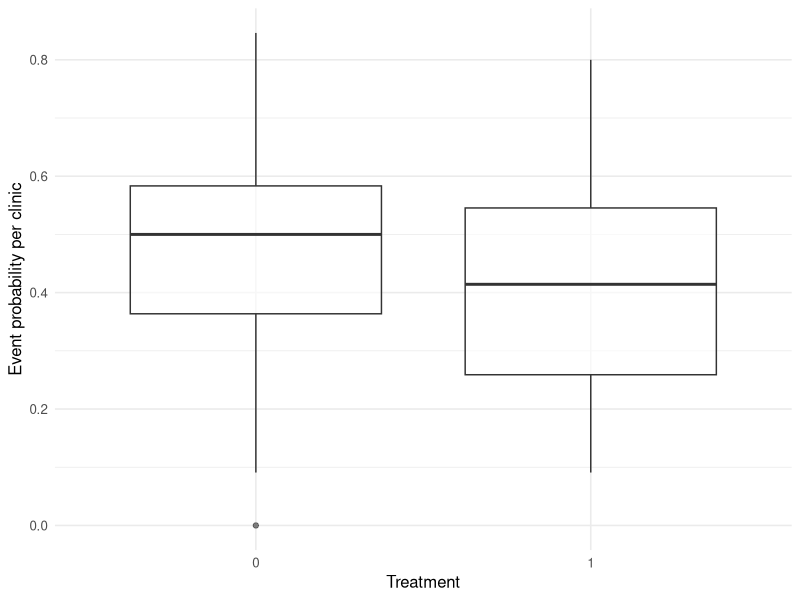

The R script that drew this image:
## ---- chunk 1
#| label: setup
library(tidyverse)
library(lme4)
library(glmmTMB)
library(geepack)
set.seed(42)
theme_set(theme_minimal(base_size = 12))
## ---- chunk 2
J  <- 30
nj <- 20
dat <- tibble(
  clinic = factor(rep(seq_len(J), each = nj)),
  trt    = rbinom(J * nj, 1, 0.5),
  u      = rep(rnorm(J, 0, 0.8), each = nj)
) |>
  mutate(lp = -0.5 * trt + u,
         y  = rbinom(n(), 1, plogis(lp)))

dat |>
  group_by(clinic, trt) |>
  summarise(p = mean(y), .groups = "drop") |>
  ggplot(aes(factor(trt), p)) +
  geom_boxplot(alpha = 0.6) +
  labs(x = "Treatment", y = "Event probability per clinic")
## ---- chunk 3
fit_glmer <- glmer(y ~ trt + (1 | clinic),
                   data = dat, family = binomial)
fit_tmb   <- glmmTMB(y ~ trt + (1 | clinic),
                     data = dat, family = binomial)
fit_gee   <- geeglm(y ~ trt, id = clinic, data = dat,
                    family = binomial, corstr = "exchangeable")

summary(fit_glmer)$coefficients
summary(fit_tmb)$coefficients$cond
summary(fit_gee)$coefficients
## ---- chunk 4
bind_rows(
  glmer   = broom.mixed::tidy(fit_glmer, effects = "fixed"),
  glmmTMB = broom.mixed::tidy(fit_tmb,   effects = "fixed"),
  gee     = broom::tidy(fit_gee),
  .id = "model"
) |>
  filter(term == "trt") |>
  select(model, estimate, std.error)
## ---- chunk 5
sessionInfo()
